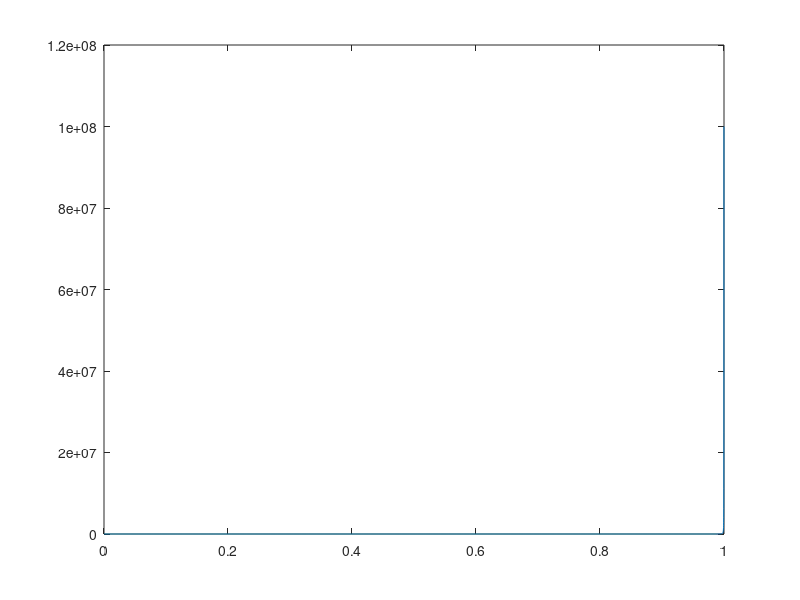
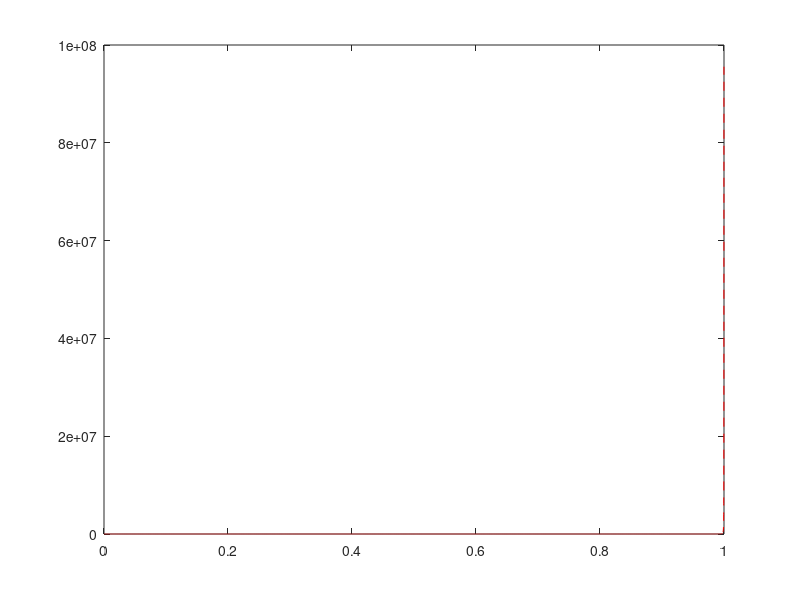
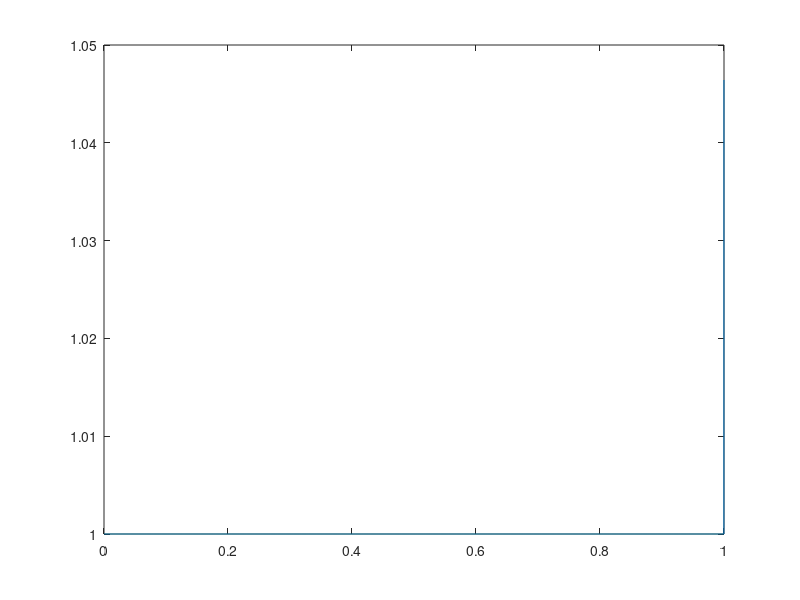

These figures' MATLAB source, in order:
close all
clear
clc

AF = 0:0.0001:1;


tempAF = 1./(1-AF);

dTdAF_new = (2./-((-1)./(1.-AF).^1.75)) .* -((-1)./(1.-AF).^2);
dTdAF = -((-1)./(1.-AF).^2);

dTdAF1 = exp(AF.^100000).^1000;

dTdAF_new = (1./dTdAF1).* -((-1)./(1.-AF).^2);

plot(AF,dTdAF)


figure
plot(AF,dTdAF_new,'r--')


% ylim([0 max(dTdAF_new)])


figure
plot(AF,dTdAF1)
